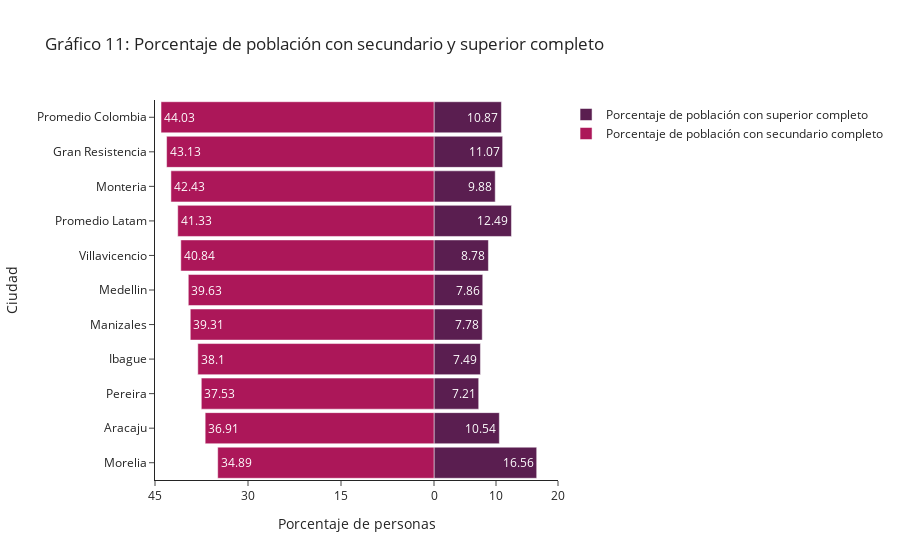

Write notebook code for a chart like this one.
### Code cell
layout = go.Layout(yaxis=go.layout.YAxis(title='Ciudad'),
                   xaxis=go.layout.XAxis(
                       range=[-45, 20],
                       tickvals=[-45, -30, -15, 0, 10, 20],
                       ticktext=[45, 30, 15, 0, 10, 20],
                       title='Porcentaje de personas'),
                    barmode='overlay',
                    bargap=0.1,
                    template="simple_white",
                   title='Gráfico 11: Porcentaje de población con secundario y superior completo'
                  )

data = [go.Bar(y=edu.index,
               x=edu['% población con superior completo Total'],
               orientation='h',
               name='Porcentaje de población con superior completo',
               text=np.round(edu['% población con superior completo Total'].to_numpy(),2),
               hoverinfo='text',
               marker=dict(color=colors[4]),
                    #hoverlabel=dict(hover_data={act['dif']:':.2f'})
               ),
        go.Bar(y=edu.index,
               x=edu['% población con secundario completo (total)'],
               orientation='h',
               name='Porcentaje de población con secundario completo',
               text= np.round(edu['% población con secundario completo (total)'].to_numpy() * -1,2),
               hoverinfo='text',
               marker=dict(color=colors[8])
               )]

plotly.offline.iplot(dict(data=data, layout=layout)) 
plotly.io.write_html(fig=dict(data=data, layout=layout),file="informe/images/edu1.html",full_html=False,include_plotlyjs='cdn')

### Figure 1 — Plotly figure (JSON) as saved in the notebook; plotly's stock layout.template omitted (floating-point values rounded to 4 significant figures)
{"data": [{"hoverinfo": "text", "marker": {"color": "#5a1e50"}, "name": "Porcentaje de población con superior completo", "orientation": "h", "text": [16.56, 10.54, 7.21, 7.49, 7.78, 7.86, 8.78, 12.49, 9.88, 11.07, 10.87], "type": "bar", "x": [16.56, 10.54, 7.21, 7.489, 7.78, 7.865, 8.776, 12.49, 9.876, 11.07, 10.87], "y": ["Morelia", "Aracaju", "Pereira", "Ibague", "Manizales", "Medellin", "Villavicencio", "Promedio Latam", "Monteria", "Gran Resistencia", "Promedio Colombia"]}, {"hoverinfo": "text", "marker": {"color": "#ac1759"}, "name": "Porcentaje de población con secundario completo", "orientation": "h", "text": [34.89, 36.91, 37.53, 38.1, 39.31, 39.63, 40.84, 41.33, 42.43, 43.13, 44.03], "type": "bar", "x": [-34.89, -36.91, -37.53, -38.1, -39.31, -39.63, -40.84, -41.33, -42.43, -43.13, -44.03], "y": ["Morelia", "Aracaju", "Pereira", "Ibague", "Manizales", "Medellin", "Villavicencio", "Promedio Latam", "Monteria", "Gran Resistencia", "Promedio Colombia"]}], "layout": {"autosize": true, "bargap": 0.1, "barmode": "overlay", "title": {"text": "Gráfico 11: Porcentaje de población con secundario y superior completo"}, "xaxis": {"range": [-45, 20], "ticktext": [45, 30, 15, 0, 10, 20], "tickvals": [-45, -30, -15, 0, 10, 20], "title": {"text": "Porcentaje de personas"}, "type": "linear"}, "yaxis": {"autorange": true, "range": [-0.5, 10.5], "title": {"text": "Ciudad"}, "type": "category"}}}
